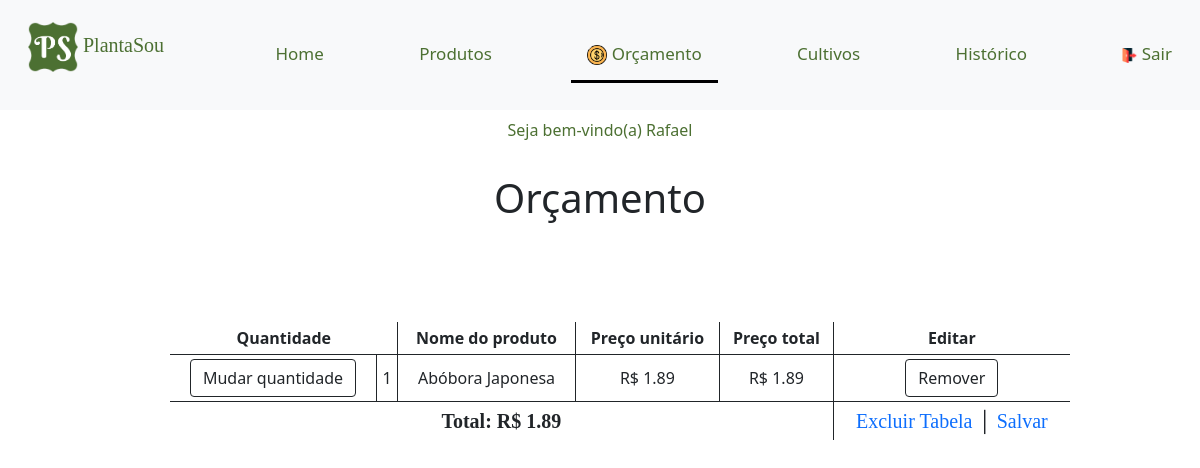
Page /php/orcamento.php?add=tabela&id=11 (signed in) on the committed database.
### tables this page shows
CREATE TABLE IF NOT EXISTS `usuario` (
  `cod_usuario` int(11) NOT NULL AUTO_INCREMENT,
  `nome` varchar(50) NOT NULL,
  `senha` varchar(50) NOT NULL,
  `email` varchar(50) NOT NULL,
  PRIMARY KEY (`cod_usuario`)
);

CREATE TABLE IF NOT EXISTS `produto` (
  `cod_produto` int(11) NOT NULL AUTO_INCREMENT,
  `nome` varchar(1000) DEFAULT NULL,
  `vitaminas` varchar(1000) DEFAULT NULL,
  `beneficios` varchar(1000) DEFAULT NULL,
  `preco` float DEFAULT NULL,
  `cod_cultivo` int(255) NOT NULL,
  `imagem` varchar(1000) DEFAULT NULL,
  PRIMARY KEY (`cod_produto`),
  KEY `cod_cultivo` (`cod_cultivo`)
);

### php/orcamento.php (the view, shortened to what this page needs)
<?php
    if(isset($_COOKIE["USER"])){
        $usuario= $_COOKIE["USER"];
    }
?>
<!DOCTYPE html>
<html lang="pt-br">
<head>
</head>
<body>
        <nav class="navbar navbar-light bg-light topnav">
            <div class="container-fluid">
            <a class="navbar-brand plantasou">
                <p class="plantasou">
                    <img src="../imgs/logo_new.png" class="align-self-center mr-3 rounded float-left" width="50" height="50" alt="..."></img>
                    PlantaSou
                </p>
            </a>
                        <?php
                            if(isset($_COOKIE["USER"])){
                                echo'
                                    <a class="nav-link nav-link-color" href="../php/home_user.php">Home</a>
                                ';
                            }else if(isset($_COOKIE["ADM"])){
                                echo'
                                    <a class="nav-link nav-link-color" href="../php/home_adm.php">Home</a>
                                ';
                            }else{
                                echo'
                                <a class="nav-link nav-link-color" href="../php/index.php">Home</a>
                                ';
                            }
                        ?>
                            <a class="nav-link nav-link-color" href="../php/produtos.php">Produtos</a>
                        <?php
                            if(isset($_COOKIE["USER"])){
                                echo'
                                    <a class="nav-link nav-link-color active" aria-current="page" href="#"><img src="../imgs/moeda.png" width="20" height="20"/> Orçamento</a>
                                ';
                            }
                        ?>
                            <a class="nav-link nav-link-color" href="../php/cultivo.php">Cultivos</a>
                        <?php
                            if(isset($_COOKIE["USER"])){
                                echo'
                                    <a class="nav-link nav-link-color" href="../php/historico.php?num=0">Histórico</a>
                                    <a class="nav-link nav-link-color" href="./logout_user.php"><img src="../imgs/out.png" width="15" height="15"/> Sair</a>
                                ';
                            }else if(isset($_COOKIE["ADM"])){
                                echo'
                                    <a class="nav-link nav-link-color" href="./logout_adm.php"><img src="../imgs/out.png" width="15" height="15"/> Sair</a>
                                ';
                            }else{
                                echo'
                                    <button type="button" class="btn nav-link nav-link-color" data-bs-toggle="modal" data-bs-target="#login">
                                        Login
                                    </button>
                                ';
                            }
                            ?>
            </div>
        </nav>
        <?php
            if(isset($_COOKIE["USER"]) || isset($_COOKIE["ADM"])){
                echo'
                        <a class="nav-link nav-link-color active_usuario">Seja bem-vindo(a) ';
                            if(isset($_COOKIE["USER"])){
                                include('../inc/conexao.php');
                                $sql="SELECT nome FROM usuario WHERE cod_usuario=$usuario";
                                $query=mysqli_query($con, $sql);
                                if(mysqli_num_rows($query)>0){
                                    while(($nome=mysqli_fetch_assoc($query))!=NULL){
                                        echo $nome['nome'];
                                    }
                                }
                            }
                            elseif(isset($_COOKIE["ADM"])){
                                echo "Administrador(a)";
                            }
                echo'
                        </a>';
            }
        ?>
    <br>
    <h1 class="centro">Orçamento</h1>
<?php
    if(isset($_GET['add']) && $_GET['add'] == "tabela"){
        $idProduto = $_GET['id'];
    }
    if(count($_SESSION['itens'])== 0){
        echo'
                <div class="p-5 text-center">
                    <div class="alert fundoo font">
                        <div class="text-black">
                            <p>Nenhum produto foi selecionado!</p>
                            </br>
                            <p><a class="fundoo2" href="../php/produtos.php">Você poderá selecionar um produto na página Produtos</a></p>
                        </div>
                    </div>
                </div>
        ';
    }else{
        include ("../inc/conexao.php");
        echo'
            <table class="table-sm tabela w-75 p-3 table-bordered border-dark" cellspacing="0" rules="none">
                <thead>
                    <tr class="centro">
                        <td colspan="2"><b>Quantidade</b></td>
                        <td><b>Nome do produto</b></td>
                        <td><b>Preço unitário</b></td>
                        <td><b>Preço total</b></td>
                        <td><b>Editar</b></td>
                    </tr>
                </thead>
                <tbody>';
        $preco_final=0;
        foreach($_SESSION['itens'] as $idProduto => $quantidade){
            $sql="SELECT * FROM produto WHERE cod_produto=$idProduto";
            $query=mysqli_query($con, $sql);
            $mudar= 0;
                while(($seleciona=mysqli_fetch_assoc($query))!= NULL){
                    if(($mudar!= 0) && ($idProduto == $_POST['id_recebido'])){
                        $_SESSION['qtd'][$idProduto]= $mudar;
                        $_SESSION['itens'][$idProduto]= $mudar;
                        $_SESSION['preco_total'][$idProduto]=$seleciona['preco']* $_SESSION['qtd'][$idProduto];
                        echo'
                        <tr class="centro">
                            <td>
                                <button type="button" class="btn cor_bot btn-outline-dark collapsed" data-bs-toggle="modal" data-bs-target="#quantidade_p'.$idProduto.'">
                                    Mudar quantidade
                                </button>
                            </td>
                            <td scope="row">
                                '.$_SESSION['qtd'][$idProduto].'
                            </td>
                            <td>'.$seleciona['nome'].'</td>
                            <td>R$ '.number_format($seleciona['preco'],2).'</td>
                            <input type= "hidden" value="'.number_format($seleciona['preco'],2).'" id="preco"/>
                            <td>R$ '.number_format($_SESSION['preco_total'][$idProduto],2).'</td>
                            <td>
                                <button class="btn btn-color" type="button" aria-expanded="false">
                                    <a class="btn-color" href="remover_orcamento.php?remover=tabela&id='.$idProduto.'">Remover</a>
                                </button>
                            </td>
                        </tr>
                        ';
                    }else{
                        echo'
                            <tr class="centro">
                                <td>
                                    <button type="button" class="btn cor_bot btn-outline-dark collapsed" data-bs-toggle="modal" data-bs-target="#quantidade_p'.$idProduto.'">
                                        Mudar quantidade
                                    </button>
                                </td>
                                <td scope="row"">
                                    '.$_SESSION['qtd'][$idProduto].'
                                </td>
                                <td>'.$seleciona['nome'].'</td>
                                <td>R$ '.number_format($seleciona['preco'],2).'</td>
                                <input type= "hidden" value="'.number_format($seleciona['preco'],2).'" id="preco"/>
                                <td>R$ '.number_format($_SESSION['preco_total'][$idProduto],2).'</td>
                                <td>
                                    <button class="btn btn-outline-dark collapsed" type="button" id="dropdownMenuButton1" aria-expanded="false">
                                        <a class="btn-outline-dark collapsed" href="remover_orcamento.php?remover=tabela&id='.$idProduto.'">Remover</a>
                                    </button>
                                </td>
                            </tr>
                            ';
                    }
                   $preco_final+=$_SESSION['preco_total'][$idProduto];
                }
        }
        echo'
                    <tr class="centro font">
                        <td colspan="5"><b>Total: R$ '.number_format($preco_final,2).'</b></td>
                        <td colspan="6">
                            <a href="../php/excluir_orcamento.php">Excluir Tabela</a> │
                            <a href="../php/historico.php?num=1">Salvar</a>
                        </td>
                    </tr>
                </tbody>
            </table>';
    }
?>
<?php
    include "./cadastro_produto.php";
?>
<link rel="stylesheet" href="../css/estilo.css">
<link rel="stylesheet" type="text/css" href="//netdna.bootstrapcdn.com/bootstrap/5.0.1/css/bootstrap.min.css">
</body>
</html>

### css/estilo.css (style rules this page uses)
body, html { height: 100%; }
td { border: 5px solid transparent; background-clip: padding-box; }
button { text-align: left; }
a { color: green; }
.nav-link-color { color: #4c7032 !important; font-size: 16px; }
.font { font-size: 20px; font-family: 'Book Antiqua'; }
.plantasou { font-size: 20px; font-family: 'calibri'; color:#4c7032 !important; }
.tabela { margin-top: 20px; margin-left: 170px; background-color: #ffffff; margin-top: 100px; }
.centro { text-align: center; }
a:link { text-decoration: none; }
.active_usuario { background-color: #ffffff !important; color: #4c7032 !important; text-align: center; }
.topnav { overflow: hidden; background-color: #f1f1f1; }
.topnav a { float: left; display: block; color: black; text-align: center; padding: 14px 16px; text-decoration: none; font-size: 17px; border-bottom: 3px solid transparent; }
.topnav a.active { border-bottom: 3px solid rgb(0, 0, 0); }
a.plantasou { border-bottom: none !important; }

### rows in the picture
usuario: nome "Rafael"
produto: qtd "1", nome "Abóbora Japonesa", preco "1.89", preco_total "1.89"

### other values in the picture
$preco_final "1.89"
